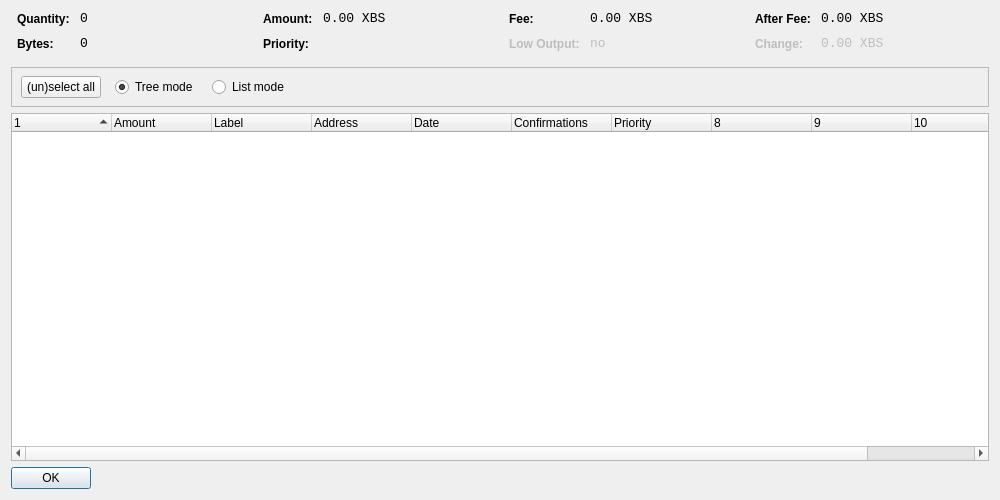
<?xml version="1.0" encoding="UTF-8"?>
<ui version="4.0">
 <class>CoinControlDialog</class>
 <widget class="QDialog" name="CoinControlDialog">
  <property name="geometry">
   <rect>
    <x>0</x>
    <y>0</y>
    <width>1000</width>
    <height>500</height>
   </rect>
  </property>
  <property name="windowTitle">
   <string>Coin Control</string>
  </property>
  <layout class="QVBoxLayout" name="verticalLayout">
   <item>
    <layout class="QHBoxLayout" name="horizontalLayoutTop" stretch="0,0,0,0">
     <property name="topMargin">
      <number>0</number>
     </property>
     <property name="bottomMargin">
      <number>10</number>
     </property>
     <item>
      <layout class="QFormLayout" name="formLayoutCoinControl1">
       <property name="horizontalSpacing">
        <number>10</number>
       </property>
       <property name="verticalSpacing">
        <number>10</number>
       </property>
       <property name="leftMargin">
        <number>6</number>
       </property>
       <property name="rightMargin">
        <number>6</number>
       </property>
       <item row="0" column="0">
        <widget class="QLabel" name="labelCoinControlQuantityText">
         <property name="styleSheet">
          <string notr="true">font-weight:bold;</string>
         </property>
         <property name="text">
          <string>Quantity:</string>
         </property>
        </widget>
       </item>
       <item row="0" column="1">
        <widget class="QLabel" name="labelCoinControlQuantity">
         <property name="font">
          <font>
           <family>Monospace</family>
           <pointsize>10</pointsize>
          </font>
         </property>
         <property name="cursor">
          <cursorShape>IBeamCursor</cursorShape>
         </property>
         <property name="contextMenuPolicy">
          <enum>Qt::ActionsContextMenu</enum>
         </property>
         <property name="text">
          <string notr="true">0</string>
         </property>
         <property name="textInteractionFlags">
          <set>Qt::LinksAccessibleByMouse|Qt::TextSelectableByKeyboard|Qt::TextSelectableByMouse</set>
         </property>
        </widget>
       </item>
       <item row="1" column="0">
        <widget class="QLabel" name="labelCoinControlBytesText">
         <property name="styleSheet">
          <string notr="true">font-weight:bold;</string>
         </property>
         <property name="text">
          <string>Bytes:</string>
         </property>
        </widget>
       </item>
       <item row="1" column="1">
        <widget class="QLabel" name="labelCoinControlBytes">
         <property name="font">
          <font>
           <family>Monospace</family>
           <pointsize>10</pointsize>
          </font>
         </property>
         <property name="cursor">
          <cursorShape>IBeamCursor</cursorShape>
         </property>
         <property name="contextMenuPolicy">
          <enum>Qt::ActionsContextMenu</enum>
         </property>
         <property name="text">
          <string notr="true">0</string>
         </property>
         <property name="textInteractionFlags">
          <set>Qt::LinksAccessibleByMouse|Qt::TextSelectableByKeyboard|Qt::TextSelectableByMouse</set>
         </property>
        </widget>
       </item>
      </layout>
     </item>
     <item>
      <layout class="QFormLayout" name="formLayoutCoinControl2">
       <property name="horizontalSpacing">
        <number>10</number>
       </property>
       <property name="verticalSpacing">
        <number>10</number>
       </property>
       <property name="leftMargin">
        <number>6</number>
       </property>
       <property name="rightMargin">
        <number>6</number>
       </property>
       <item row="0" column="0">
        <widget class="QLabel" name="labelCoinControlAmountText">
         <property name="styleSheet">
          <string notr="true">font-weight:bold;</string>
         </property>
         <property name="text">
          <string>Amount:</string>
         </property>
        </widget>
       </item>
       <item row="0" column="1">
        <widget class="QLabel" name="labelCoinControlAmount">
         <property name="font">
          <font>
           <family>Monospace</family>
           <pointsize>10</pointsize>
          </font>
         </property>
         <property name="cursor">
          <cursorShape>IBeamCursor</cursorShape>
         </property>
         <property name="contextMenuPolicy">
          <enum>Qt::ActionsContextMenu</enum>
         </property>
         <property name="text">
          <string notr="true">0.00 XBS</string>
         </property>
         <property name="textInteractionFlags">
          <set>Qt::LinksAccessibleByMouse|Qt::TextSelectableByKeyboard|Qt::TextSelectableByMouse</set>
         </property>
        </widget>
       </item>
       <item row="1" column="0">
        <widget class="QLabel" name="labelCoinControlPriorityText">
         <property name="styleSheet">
          <string notr="true">font-weight:bold;</string>
         </property>
         <property name="text">
          <string>Priority:</string>
         </property>
        </widget>
       </item>
       <item row="1" column="1">
        <widget class="QLabel" name="labelCoinControlPriority">
         <property name="font">
          <font>
           <family>Monospace</family>
           <pointsize>10</pointsize>
          </font>
         </property>
         <property name="cursor">
          <cursorShape>IBeamCursor</cursorShape>
         </property>
         <property name="contextMenuPolicy">
          <enum>Qt::ActionsContextMenu</enum>
         </property>
         <property name="text">
          <string/>
         </property>
         <property name="textInteractionFlags">
          <set>Qt::LinksAccessibleByMouse|Qt::TextSelectableByKeyboard|Qt::TextSelectableByMouse</set>
         </property>
        </widget>
       </item>
      </layout>
     </item>
     <item>
      <layout class="QFormLayout" name="formLayoutCoinControl3">
       <property name="horizontalSpacing">
        <number>10</number>
       </property>
       <property name="verticalSpacing">
        <number>10</number>
       </property>
       <property name="leftMargin">
        <number>6</number>
       </property>
       <property name="rightMargin">
        <number>6</number>
       </property>
       <item row="0" column="0">
        <widget class="QLabel" name="labelCoinControlFeeText">
         <property name="styleSheet">
          <string notr="true">font-weight:bold;</string>
         </property>
         <property name="text">
          <string>Fee:</string>
         </property>
        </widget>
       </item>
       <item row="0" column="1">
        <widget class="QLabel" name="labelCoinControlFee">
         <property name="font">
          <font>
           <family>Monospace</family>
           <pointsize>10</pointsize>
          </font>
         </property>
         <property name="cursor">
          <cursorShape>IBeamCursor</cursorShape>
         </property>
         <property name="contextMenuPolicy">
          <enum>Qt::ActionsContextMenu</enum>
         </property>
         <property name="text">
          <string notr="true">0.00 XBS</string>
         </property>
         <property name="textInteractionFlags">
          <set>Qt::LinksAccessibleByMouse|Qt::TextSelectableByKeyboard|Qt::TextSelectableByMouse</set>
         </property>
        </widget>
       </item>
       <item row="1" column="0">
        <widget class="QLabel" name="labelCoinControlLowOutputText">
         <property name="enabled">
          <bool>false</bool>
         </property>
         <property name="styleSheet">
          <string notr="true">font-weight:bold;</string>
         </property>
         <property name="text">
          <string>Low Output:</string>
         </property>
        </widget>
       </item>
       <item row="1" column="1">
        <widget class="QLabel" name="labelCoinControlLowOutput">
         <property name="enabled">
          <bool>false</bool>
         </property>
         <property name="font">
          <font>
           <family>Monospace</family>
           <pointsize>10</pointsize>
          </font>
         </property>
         <property name="cursor">
          <cursorShape>IBeamCursor</cursorShape>
         </property>
         <property name="contextMenuPolicy">
          <enum>Qt::ActionsContextMenu</enum>
         </property>
         <property name="text">
          <string notr="true">no</string>
         </property>
         <property name="textInteractionFlags">
          <set>Qt::LinksAccessibleByMouse|Qt::TextSelectableByKeyboard|Qt::TextSelectableByMouse</set>
         </property>
        </widget>
       </item>
      </layout>
     </item>
     <item>
      <layout class="QFormLayout" name="formLayoutCoinControl4">
       <property name="horizontalSpacing">
        <number>10</number>
       </property>
       <property name="verticalSpacing">
        <number>10</number>
       </property>
       <property name="leftMargin">
        <number>6</number>
       </property>
       <property name="rightMargin">
        <number>6</number>
       </property>
       <item row="0" column="0">
        <widget class="QLabel" name="labelCoinControlAfterFeeText">
         <property name="styleSheet">
          <string notr="true">font-weight:bold;</string>
         </property>
         <property name="text">
          <string>After Fee:</string>
         </property>
        </widget>
       </item>
       <item row="0" column="1">
        <widget class="QLabel" name="labelCoinControlAfterFee">
         <property name="font">
          <font>
           <family>Monospace</family>
           <pointsize>10</pointsize>
          </font>
         </property>
         <property name="cursor">
          <cursorShape>IBeamCursor</cursorShape>
         </property>
         <property name="contextMenuPolicy">
          <enum>Qt::ActionsContextMenu</enum>
         </property>
         <property name="text">
          <string notr="true">0.00 XBS</string>
         </property>
         <property name="textInteractionFlags">
          <set>Qt::LinksAccessibleByMouse|Qt::TextSelectableByKeyboard|Qt::TextSelectableByMouse</set>
         </property>
        </widget>
       </item>
       <item row="1" column="0">
        <widget class="QLabel" name="labelCoinControlChangeText">
         <property name="enabled">
          <bool>false</bool>
         </property>
         <property name="styleSheet">
          <string notr="true">font-weight:bold;</string>
         </property>
         <property name="text">
          <string>Change:</string>
         </property>
        </widget>
       </item>
       <item row="1" column="1">
        <widget class="QLabel" name="labelCoinControlChange">
         <property name="enabled">
          <bool>false</bool>
         </property>
         <property name="font">
          <font>
           <family>Monospace</family>
           <pointsize>10</pointsize>
          </font>
         </property>
         <property name="cursor">
          <cursorShape>IBeamCursor</cursorShape>
         </property>
         <property name="contextMenuPolicy">
          <enum>Qt::ActionsContextMenu</enum>
         </property>
         <property name="text">
          <string notr="true">0.00 XBS</string>
         </property>
         <property name="textInteractionFlags">
          <set>Qt::LinksAccessibleByMouse|Qt::TextSelectableByKeyboard|Qt::TextSelectableByMouse</set>
         </property>
        </widget>
       </item>
      </layout>
     </item>
    </layout>
   </item>
   <item>
    <widget class="QFrame" name="frame">
     <property name="minimumSize">
      <size>
       <width>0</width>
       <height>40</height>
      </size>
     </property>
     <property name="frameShape">
      <enum>QFrame::StyledPanel</enum>
     </property>
     <property name="frameShadow">
      <enum>QFrame::Sunken</enum>
     </property>
     <widget class="QWidget" name="horizontalLayoutWidget">
      <property name="geometry">
       <rect>
        <x>10</x>
        <y>0</y>
        <width>781</width>
        <height>41</height>
       </rect>
      </property>
      <layout class="QHBoxLayout" name="horizontalLayoutPanel" stretch="0,0,0,0,0">
       <property name="spacing">
        <number>14</number>
       </property>
       <item>
        <widget class="QPushButton" name="pushButtonSelectAll">
         <property name="sizePolicy">
          <sizepolicy hsizetype="Maximum" vsizetype="Fixed">
           <horstretch>0</horstretch>
           <verstretch>0</verstretch>
          </sizepolicy>
         </property>
         <property name="text">
          <string>(un)select all</string>
         </property>
        </widget>
       </item>
       <item>
        <widget class="QRadioButton" name="radioTreeMode">
         <property name="sizePolicy">
          <sizepolicy hsizetype="Maximum" vsizetype="Fixed">
           <horstretch>0</horstretch>
           <verstretch>0</verstretch>
          </sizepolicy>
         </property>
         <property name="text">
          <string>Tree mode</string>
         </property>
         <property name="checked">
          <bool>true</bool>
         </property>
        </widget>
       </item>
       <item>
        <widget class="QRadioButton" name="radioListMode">
         <property name="sizePolicy">
          <sizepolicy hsizetype="Maximum" vsizetype="Fixed">
           <horstretch>0</horstretch>
           <verstretch>0</verstretch>
          </sizepolicy>
         </property>
         <property name="text">
          <string>List mode</string>
         </property>
        </widget>
       </item>
       <item>
        <spacer name="horizontalSpacer">
         <property name="orientation">
          <enum>Qt::Horizontal</enum>
         </property>
         <property name="sizeHint" stdset="0">
          <size>
           <width>40</width>
           <height>20</height>
          </size>
         </property>
        </spacer>
       </item>
      </layout>
     </widget>
    </widget>
   </item>
   <item>
    <widget class="CoinControlTreeWidget" name="treeWidget">
     <property name="contextMenuPolicy">
      <enum>Qt::CustomContextMenu</enum>
     </property>
     <property name="sortingEnabled">
      <bool>false</bool>
     </property>
     <property name="columnCount">
      <number>11</number>
     </property>
     <attribute name="headerShowSortIndicator" stdset="0">
      <bool>true</bool>
     </attribute>
     <attribute name="headerStretchLastSection">
      <bool>false</bool>
     </attribute>
     <column>
      <property name="text">
       <string/>
      </property>
     </column>
     <column>
      <property name="text">
       <string>Amount</string>
      </property>
     </column>
     <column>
      <property name="text">
       <string>Label</string>
      </property>
     </column>
     <column>
      <property name="text">
       <string>Address</string>
      </property>
     </column>
     <column>
      <property name="text">
       <string>Date</string>
      </property>
     </column>
     <column>
      <property name="text">
       <string>Confirmations</string>
      </property>
      <property name="toolTip">
       <string>Confirmed</string>
      </property>
     </column>
     <column>
      <property name="text">
       <string>Priority</string>
      </property>
     </column>
     <column>
      <property name="text">
       <string/>
      </property>
     </column>
     <column>
      <property name="text">
       <string/>
      </property>
     </column>
     <column>
      <property name="text">
       <string/>
      </property>
     </column>
     <column>
      <property name="text">
       <string/>
      </property>
     </column>
    </widget>
   </item>
   <item>
    <widget class="QDialogButtonBox" name="buttonBox">
     <property name="sizePolicy">
      <sizepolicy hsizetype="Maximum" vsizetype="Fixed">
       <horstretch>0</horstretch>
       <verstretch>0</verstretch>
      </sizepolicy>
     </property>
     <property name="orientation">
      <enum>Qt::Horizontal</enum>
     </property>
     <property name="standardButtons">
      <set>QDialogButtonBox::Ok</set>
     </property>
    </widget>
   </item>
  </layout>
 </widget>
 <customwidgets>
  <customwidget>
   <class>CoinControlTreeWidget</class>
   <extends>QTreeWidget</extends>
   <header>coincontroltreewidget.h</header>
  </customwidget>
 </customwidgets>
 <resources/>
 <connections/>
</ui>
